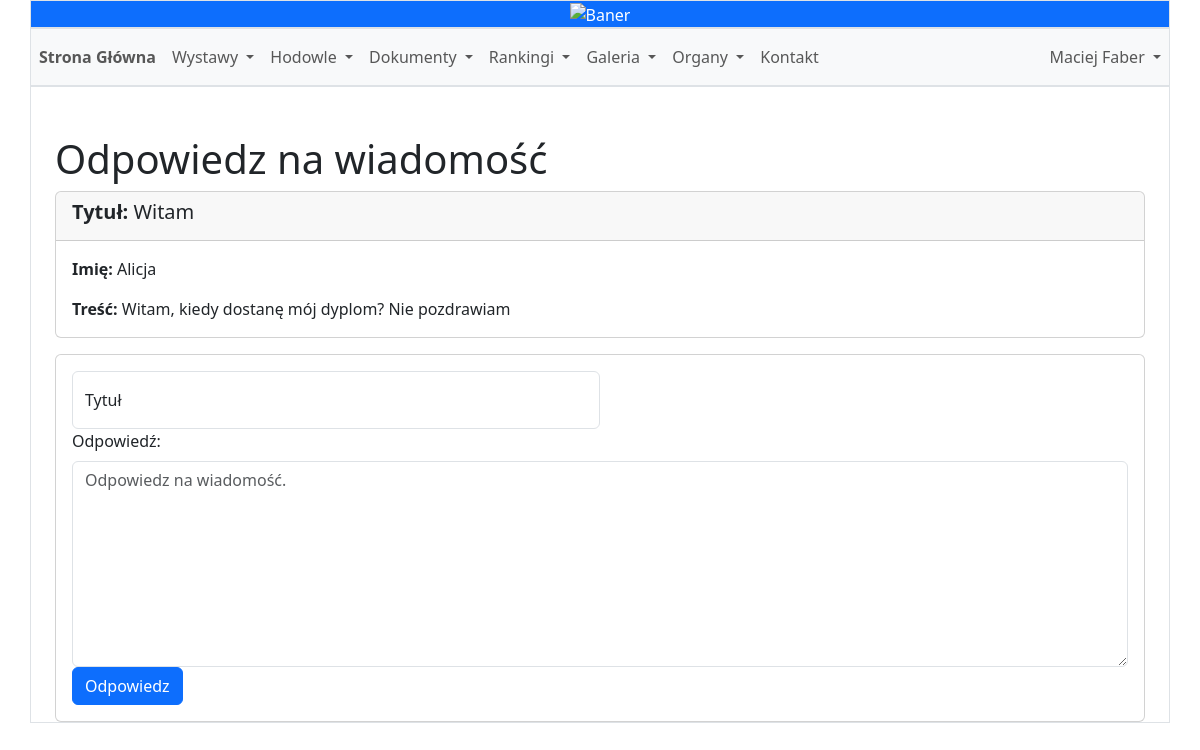
The app's page /message/1/ (signed in) with its own data.
### main_page/models.py (models this page shows, shortened)
class User(AbstractUser):
    ROLE_CHOICES = [
        ('MI', 'Miłośnik'),
        ('HP', 'Hodowca Polski'),
        ('HZ', 'Hodowca Zagraniczny'),
        ('WZ', 'Wystawca Zagraniczny'),
        ('WD', 'Wystawca standardu D')
    ]
    CLUB_CHOICES = [
        ('PL', 'Polska (CCP)'),
        ('PET', 'Wystawca standardu D - Brak klubu'),
        ('SOCHM', 'Czech Republic (SOCHM)'),
        ('SZOCHVM', 'Czech Republic (SZOCHVM)'),
        ('SK', 'Slovakia'),
        ('UA', 'Ukraine'),
        ('SE', 'Sweden'),
        ('DMK', 'Denmark (DMK)'),
        ('DMF', 'Denmark (DMF)'),
        ('FI', 'Finland'),
        ('NMK', 'Norway (NMK)'),
        ('NMF', 'Norway (NMF)'),
        ('GB', 'Great Britain'),
        ('MFD', 'Germany (MFD)'),
        ('OMNC', 'Germany (OMNC)'),
        ('NL', 'Netherlands'),
        ('FAEC', 'France (FAEC)'),
        ('CCF', 'France (CCF)'),
        ('CH', 'Switzerland'),
        ('BE', 'Belgium'),
        ('AT', 'Austria'),
        ('IT', 'Italy'),
        ('ES', 'Spain'),
        ('PT', 'Portugal'),
        ('IE', 'Ireland'),
        ('SI', 'Slovenia'),
        ('HU', 'Hungary'),
        ('USA', 'USA'),
        ('CA', 'Canada'),
        ('AU', 'Australia'),
        ('NZ', 'New Zealand'),
    ]
    COUNTRY_CHOICES = [
        ('PL', 'Polska'),
        ('CZ', 'Czech Republic'),
        ('SK', 'Slovakia'),
        ('UA', 'Ukraine'),
        ('SE', 'Sweden'),
        ('DK', 'Denmark'),
        ('FI', 'Finland'),
        ('NO', 'Norway'),
        ('GB', 'Great Britain'),
        ('DE', 'Germany'),
        ('NL', 'Netherlands'),
        ('FR', 'France'),
        ('CH', 'Switzerland'),
        ('BE', 'Belgium'),
        ('AT', 'Austria'),
        ('IT', 'Italy'),
        ('ES', 'Spain'),
        ('PT', 'Portugal'),
        ('IE', 'Ireland'),
        ('SI', 'Slovenia'),
        ('HU', 'Hungary'),
        ('USA', 'USA'),
        ('CA', 'Canada'),
        ('AU', 'Australia'),
        ('NZ', 'New Zealand'),
    ]
    birthdate = models.DateField(null=True, blank=True)
    phone_number = models.CharField(max_length=15, null=True, blank=True)
    country = models.CharField(max_length=20, choices=COUNTRY_CHOICES, blank=True)
    town = models.CharField(max_length=100, null=True, blank=True)
    postal_code = models.CharField(max_length=10, null=True, blank=True)
    registration_number = models.CharField(max_length=20, null=True, blank=True)
    role = models.CharField(max_length=20, choices=ROLE_CHOICES, blank=False)
    club = models.CharField(max_length=10, choices=CLUB_CHOICES, blank=True)
    questionnaire = models.TextField(default="")
    last_edit_date = models.DateTimeField(null=True, blank=True)

class Message(models.Model):
    title = models.CharField(max_length=100)
    first_name = models.CharField(max_length=100)
    email = models.EmailField()
    content = models.TextField()
    timestamp = models.DateTimeField(auto_now_add=True)
    reply_sent = models.BooleanField(default=False)

### main_page/views.py (the view)
# urls.py: path('message/<int:message_id>/', views.reply_or_detail_message, name='reply_or_detail_message'),
@login_required
def reply_or_detail_message(request, message_id):
    original_message = get_object_or_404(Message, pk=message_id)
    if request.method == 'POST':
        form = ReplyForm(request.POST)
        if form.is_valid():
            title = form.cleaned_data['title']
            content = form.cleaned_data['content']
            recipient_list = [original_message.email]
            from_email = settings.DEFAULT_FROM_EMAIL
            html_content = render_to_string('email.html',
                                            {'title': title, 'content': content,
                                             'original_message': original_message})
            if send_mail(title, '', from_email, recipient_list, html_message=html_content, fail_silently=False):
                original_message.reply_sent = True
                original_message.save()
            return redirect('message_list')
    else:
        form = ReplyForm()
    return render(request, 'reply_or_detail_message.html', {'form': form, 'original_message': original_message})

### main_page/forms.py
class ReplyForm(forms.Form):
    title = forms.CharField(max_length=255, required=True)
    content = forms.CharField(widget=forms.Textarea, required=True)

### main_page/templates/reply_or_detail_message.html (shortened to what this page needs)
{% extends "base.html" %}
{% block content %}
    <div class="container mt-5">
        <h1>Odpowiedz na wiadomość</h1>
        <div class="card mb-3">
            <div class="card-header">
                <h5 class="card-title"><b>Tytuł:</b> {{ original_message.title }}</h5>
            </div>
            <div class="card-body">
                <p class="card-text"><b>Imię:</b> {{ original_message.first_name }}</p>
                <p class="card-text"><b>Treść:</b> {{ original_message.content }}</p>
            </div>
        </div>
        <div class="card ">
            <div class="card-body">
                <form method="post" action="{% url 'reply_or_detail_message' original_message.id %}">
                    <div class="form-floating col-md-6">
                        <input type="text" placeholder="Tytuł" class="form-control" id="inputtitle" name="title" required>
                        <label for="inputtitle" class="form-label">Tytuł</label>
                    </div>
                    <div class="col-12">
                        <label for="inputcontent" class="form-label">Odpowiedź:</label>
                        <textarea class="form-control" placeholder="Odpowiedz na wiadomość." id="inputcontent" name="content" rows="8"></textarea>
                    </div>
                    <button type="submit" class="btn btn-primary">Odpowiedz</button>
                </form>
            </div>
        </div>
    </div>
{% endblock %}

### main_page/templates/base.html (shortened to what this page needs)
<!DOCTYPE html>
<html lang="pl">
<head>
    <!-- {% load static %}
    <link rel="stylesheet" type="text/css" href="{% static 'css/style.css' %}">-->
    <link href="https://cdn.jsdelivr.net/npm/bootstrap@5.3.2/dist/css/bootstrap.min.css" rel="stylesheet">
</head>
<body>
    <div class="container">
		<div class="row">
			<div class="col-sm-12 p-0 border text-center bg-primary text-white">
				<img class="img-fluid w-100" src="https://gcdnb.pbrd.co/images/RrP2BAdYQW9z.jpg?o=1" alt="Baner">
			</div>
		</div>
		<div class="row">
			<div class="col-sm-12 border text-center bg-primary text-white p-0">
				<nav class="navbar navbar-expand-lg navbar-light bg-light">
					<div class="container p-0">
						<div class="collapse navbar-collapse" id="navbarNav">
							<ul class="navbar-nav">
								<li class="nav-item">
									<a class="nav-link fw-bold" href="{% url 'Main' %}">Strona Główna</a>
								</li>
								<li class="nav-item dropdown">
									<a class="nav-link dropdown-toggle" href="#" id="exhibitionsDropdown" role="button" data-bs-toggle="dropdown" aria-expanded="false">
										Wystawy
									</a>
								</li>
								<li class="nav-item dropdown">
									<a class="nav-link dropdown-toggle" href="#" id="breedingDropdown" role="button" data-bs-toggle="dropdown" aria-expanded="false">
										Hodowle
									</a>
								</li>
								<li class="nav-item dropdown">
									<a class="nav-link dropdown-toggle" href="#" id="documentsDropdown" role="button" data-bs-toggle="dropdown" aria-expanded="false">
										Dokumenty
									</a>
								</li>
								<li class="nav-item dropdown">
									<a class="nav-link dropdown-toggle" href="#" id="rankingsDropdown" role="button" data-bs-toggle="dropdown" aria-expanded="false">
										Rankingi
									</a>
								</li>
								<li class="nav-item dropdown">
									<a class="nav-link dropdown-toggle" href="#" id="galleriesDropdown" role="button" data-bs-toggle="dropdown" aria-expanded="false">
										Galeria
									</a>
								</li>
								<li class="nav-item dropdown">
									<a class="nav-link dropdown-toggle" href="#" id="lawDropdown" role="button" data-bs-toggle="dropdown" aria-expanded="false">
										Organy
									</a>
								</li>
								<li class="nav-item">
									<a class="nav-link" href="{% url 'contact' %}">Kontakt</a>
								</li>
							</ul>
							<ul class="navbar-nav ms-auto">
								{% if user.is_authenticated %}
								<li class="nav-item dropdown">
									<a class="nav-link dropdown-toggle" href="#" id="userDropdown" role="button" data-bs-toggle="dropdown" aria-expanded="false">
										{{ user.first_name }} {{ user.last_name }}
									</a>
								</li>
								{% else %}
									<li class="nav-item">
										<a class="nav-link" href="{% url 'login' %}">Zaloguj się</a>
									</li>
								{% endif %}
							</ul>
						</div>
					</div>
				</nav>
			</div>
		</div>
		<div class="row">
			<div class="col-sm-12 border">
				{% block content %}
				{% endblock %}
			</div>
		</div>
	</div>
</body>
</html>

### records on screen
User: first_name "Maciej", last_name "Faber"
Message: title "Witam", first_name "Alicja", content "Witam, kiedy dostanę mój dyplom? Nie pozdrawiam"
